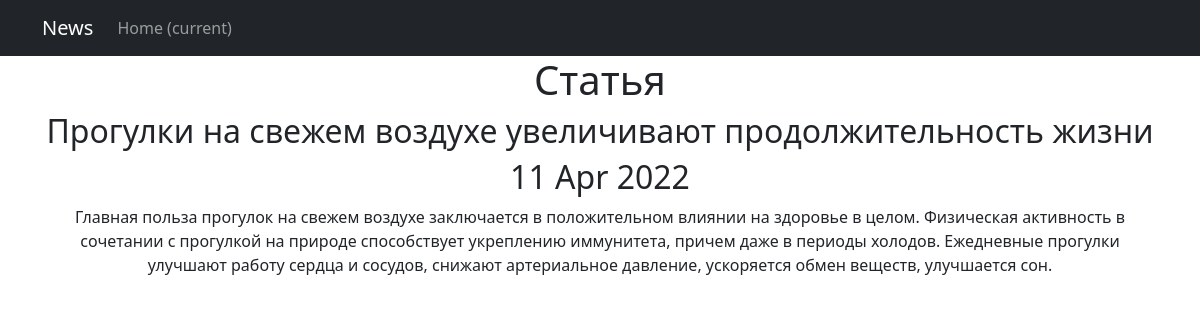
Screenshot of /news/1 with the database file from the repository.
### news/models.py (models this page shows, shortened)
class Post(models.Model):
    author = models.ForeignKey(Author, on_delete=models.CASCADE)
    NEWS = 'NW'
    ARTICLE = 'AR'
    CATEGORY_CHOICES = (
        (NEWS, 'Новость'),
        (ARTICLE, 'Статья')
    )
    categoryType = models.CharField(max_length=2, choices=CATEGORY_CHOICES, default=ARTICLE)
    dateCreation = models.DateTimeField(auto_now_add=True)
    postCategory = models.ManyToManyField(Category, through='PostCategory')
    title = models.CharField(max_length=128)
    text = models.TextField()
    rating = models.SmallIntegerField(default=0)

### news/views.py (the view)
# urls.py: path('<int:pk>', PostDetail.as_view()),
class PostDetail(DetailView):
    model = Post
    template_name = 'news_one.html'
    context_object_name = 'news_one'

### news/models.py (called while the page is built)
    def __str__(self):
        return self.name.title()

### news/templatetags/censor.py (called while the page is built)
@register.filter()
def censor(text):
    if not isinstance(text, str):
        raise TypeError('Фильтр применяется только для строк')
    for cens in CENSOR_WORDS:
        if cens.find(text.lower()):
            text = text.replace(cens[1:], '*' * (len(cens) - 1))
    return f'{text}'

### templates/news_one.html
{% extends 'flatpages/default.html' %}
{% load censor %}
{% block title %}
    <h1>{{ news_one.get_categoryType_display }}</h1>
{% endblock title %}
{% block content %}
    <h2>{{ news_one.title|censor}}</h2>
    <h2>{{ news_one.dateCreation|date:'d M Y' }}</h2>
    {{ news_one.text|censor }}
{% endblock content %}

### rows the page displays
Post: categoryType "Статья", title|censor "Прогулки на свежем воздухе увеличивают продолжительность жизни", dateCreation "11 Apr 2022", text|censor "Главная польза прогулок на свежем воздухе заключается в положительном влиянии на здоровье в целом. Физическая активность в сочетании с прогулкой на природе способствует укреплению иммунитета, причем даже в периоды холодов. Ежедневные прогулки улучшают работу сердца и сосудов, снижают артериальное давление, ускоряется обмен веществ, улучшается сон."
